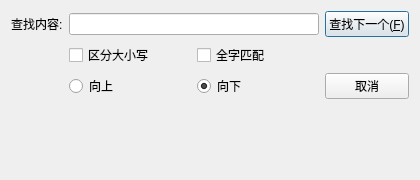
<?xml version="1.0" encoding="UTF-8"?>
<ui version="4.0">
 <class>SearchDialog</class>
 <widget class="QDialog" name="SearchDialog">
  <property name="geometry">
   <rect>
    <x>0</x>
    <y>0</y>
    <width>420</width>
    <height>180</height>
   </rect>
  </property>
  <property name="windowTitle">
   <string>查找</string>
  </property>
  <layout class="QGridLayout" name="gridLayout">
   <item row="0" column="0">
    <widget class="QLabel" name="label">
     <property name="text">
      <string>查找内容:</string>
     </property>
    </widget>
   </item>
   <item row="0" column="1">
    <widget class="QLineEdit" name="searchText"/>
   </item>
   <item row="0" column="2">
    <widget class="QPushButton" name="btnFindNext">
     <property name="text">
      <string>查找下一个(&amp;F)</string>
     </property>
     <property name="default">
      <bool>true</bool>
     </property>
    </widget>
   </item>
   <item row="1" column="1">
    <layout class="QHBoxLayout" name="horizontalLayout">
     <item>
      <widget class="QCheckBox" name="chkCaseSensitive">
       <property name="text">
        <string>区分大小写</string>
       </property>
      </widget>
     </item>
     <item>
      <widget class="QCheckBox" name="chkWholeWord">
       <property name="text">
        <string>全字匹配</string>
       </property>
      </widget>
     </item>
    </layout>
   </item>
   <item row="2" column="1">
    <layout class="QHBoxLayout" name="horizontalLayoutDir">
     <item>
      <widget class="QRadioButton" name="radioUp">
       <property name="text">
        <string>向上</string>
       </property>
      </widget>
     </item>
     <item>
      <widget class="QRadioButton" name="radioDown">
       <property name="text">
        <string>向下</string>
       </property>
       <property name="checked">
        <bool>true</bool>
       </property>
      </widget>
     </item>
    </layout>
   </item>
   <item row="2" column="2">
    <widget class="QPushButton" name="btnClose">
     <property name="text">
      <string>取消</string>
     </property>
    </widget>
   </item>
   <item row="3" column="1">
    <spacer name="verticalSpacer">
     <property name="orientation">
      <enum>Qt::Vertical</enum>
     </property>
     <property name="sizeHint" stdset="0">
      <size>
       <width>20</width>
       <height>10</height>
      </size>
     </property>
    </spacer>
   </item>
  </layout>
 </widget>
 <tabstops>
  <tabstop>searchText</tabstop>
  <tabstop>btnFindNext</tabstop>
  <tabstop>btnClose</tabstop>
 </tabstops>
 <resources/>
 <connections/>
</ui>
